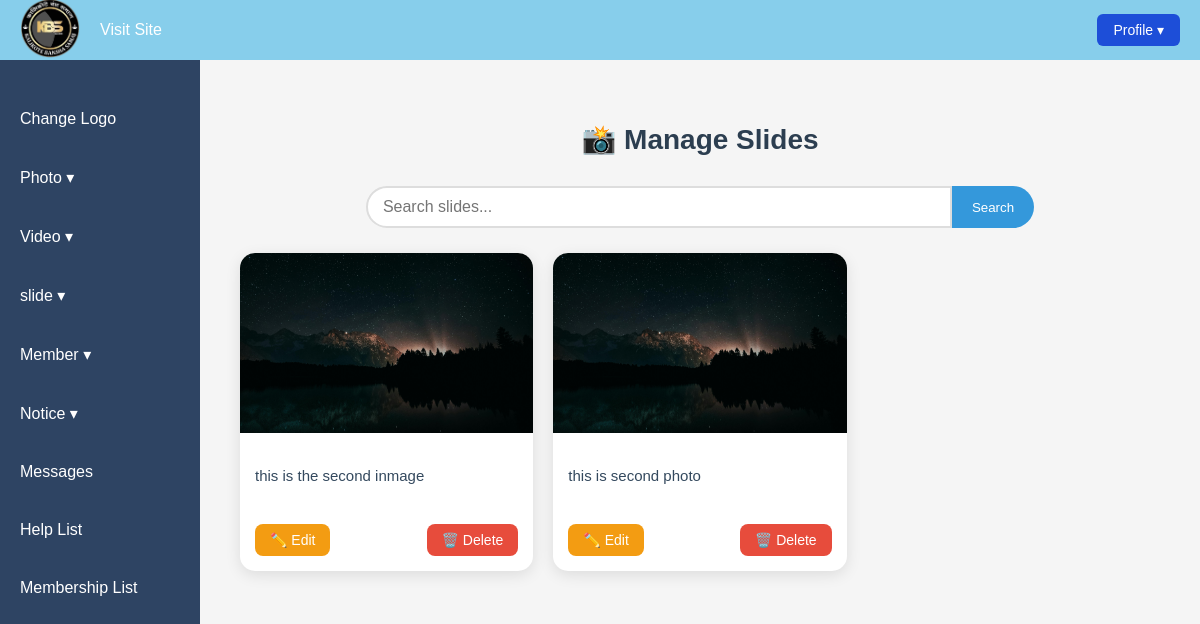
The app's page /manage_slides/ with its own data.
### adminuses/models.py (models this page shows, shortened)
class Logo(models.Model):
    logo = models.ImageField(upload_to='logos/')

class Slide(models.Model):
    image = models.ImageField(upload_to='slides/')
    caption = models.TextField(blank=True, null=True)

### adminuses/views.py (the view)
# urls.py: path('manage_slides/', manage_slides, name='manage_slide'),
def manage_slides(request):
    slides = Slide.objects.all()
    return render(request, 'manage_slides.html', {'slides': slides})

### adminuses/context_processor.py (called while the page is built)
def logo_context(request):
    logo = Logo.objects.first()
    return {'logo': logo}

### templates/manage_slides.html (shortened to what this page needs)
{% extends "base.html" %}
{% block content %}
<div class="slides-container">
    <h2 class="page-title">📸 Manage Slides</h2>
    <form method="get" action="" class="search-bar">
        <input type="text" name="q" class="search-input" placeholder="Search slides..." value="{{ request.GET.q }}">
        <button type="submit" class="search-btn">Search</button>
    </form>
    <div class="card-grid">
        {% for slide in slides %}
        <div class="slide-card">
            {% if slide.image %}
            <img src="{{ slide.image.url }}" alt="Slide image" class="slide-img">
            {% endif %}
            <div class="card-body">
                <p class="slide-caption">{{ slide.caption|default:"No caption" }}</p>
            </div>
            <div class="card-footer">
                <a href="{% url 'edit_slide' slide.id %}" class="btn btn-edit">✏️ Edit</a>
                <a href="{% url 'delete_slide' slide.id %}" class="btn btn-delete">🗑️ Delete</a>
            </div>
        </div>
        {% empty %}
        <p class="no-slides">No slides found.</p>
        {% endfor %}
    </div>
</div>
{% endblock %}

### templates/base.html (shortened to what this page needs)
<!DOCTYPE html>
<html lang="en">
<head>
  {% load static %}
  <link rel="stylesheet" href="{% static 'css/base.css' %}">
</head>
<body>
  <nav class="navbar">
    <div class="nav-left">
      {% if logo %}
        <a href="{% url 'dashboard' %}">
          <img src="{{ logo.logo.url }}" alt="Logo" style="height:60px;">
        </a>
      {% endif %}
      <ul class="nav-menu">
        <li><a href="{% url 'index' %}" target="_blank">Visit Site</a></li>
      </ul>
    </div>
    <div class="profile-dropdown">
      <button class="profile-btn">Profile ▾</button>
    </div>
  </nav>
  <div class="sidebar">
    <ul class="side-menu">
      <li><a href="{% url 'change_logo' %}">Change Logo</a></li>
      <li>
        <a href="#" onclick="toggleSidebarSubMenu('photo-submenu'); return false;">Photo ▾</a>
      </li>
      <li>
        <a href="#" onclick="toggleSidebarSubMenu('video-submenu'); return false;">Video ▾</a>
      </li>
      <li>
        <a href="#" onclick="toggleSidebarSubMenu('slide-submenu'); return false;">slide ▾</a>
      </li>
      <li>
        <a href="#" onclick="toggleSidebarSubMenu('member-submenu'); return false;">Member ▾</a>
      </li>
      <li>
        <a href="#" onclick="toggleSidebarSubMenu('notice-submenu'); return false;">Notice ▾</a>
      </li>
      <li><a href="{% url 'messages' %}">Messages</a></li>
      <li><a href="{% url 'help_list' %}">Help List</a></li>
      <li><a href="{% url 'membership_list' %}">Membership List</a></li>
    </ul>
  </div>
  <div class="main-content">
    {% block content %}{% endblock %}
  </div>
</body>
</html>

### static/css/base.css (style rules this page uses)
body { margin: 0; font-family: Arial, sans-serif; display: flex; min-height: 100vh; }
.navbar { position: fixed; top: 0; left: 0; right: 0; height: 60px; background-color: #87CEEB; display: flex; justify-content: space-between; align-items: center; padding: 0 20px; z-index: 1000; }
.nav-left { display: flex; align-items: center; }
.nav-menu { list-style: none; display: flex; gap: 30px; margin: 0; padding: 0; }
.nav-menu li a { text-decoration: none; color: white; font-weight: 500; padding: 0 20px; transition: color 0.3s; }
.profile-dropdown { position: relative; }
.profile-btn { background-color: #1d4ed8; color: white; border: none; padding: 8px 16px; border-radius: 6px; cursor: pointer; font-size: 14px; }
.sidebar { width: 200px; background-color: #2e4463; padding-top: 80px; flex-shrink: 0; height: 100vh; position: fixed; overflow-y: auto; }
.side-menu { list-style: none; padding: 0; margin: 0; }
.side-menu li { margin: 20px 0; }
.side-menu li a { text-decoration: none; color: white; padding: 10px 20px; display: block; transition: background 0.3s; }
.main-content { margin-left: 200px; padding: 80px 20px 20px 20px; background-color: #f5f5f5; flex-grow: 1; min-height: 100vh; }

### templates/manage_slides.html (style rules this page uses)
.slides-container { max-width: 1200px; margin: 0 auto; padding: 20px; }
.page-title { font-size: 28px; font-weight: bold; text-align: center; margin-bottom: 30px; color: #2c3e50; }
.search-bar { display: flex; justify-content: center; margin-bottom: 25px; }
.search-input { width: 60%; padding: 10px 15px; border: 2px solid #ddd; border-radius: 25px 0 0 25px; outline: none; font-size: 16px; }
.search-btn { padding: 10px 20px; background: #3498db; color: white; border: none; border-radius: 0 25px 25px 0; cursor: pointer; transition: background 0.3s; }
.card-grid { display: grid; grid-template-columns: repeat(auto-fill, minmax(280px, 1fr)); gap: 20px; }
.slide-card { background: #fff; border-radius: 15px; box-shadow: 0px 4px 15px rgba(0, 0, 0, 0.1); overflow: hidden; transition: transform 0.3s; }
.slide-img { width: 100%; height: 180px; object-fit: cover; }
.slide-caption { padding: 15px; font-size: 15px; color: #34495e; }
.card-footer { display: flex; justify-content: space-between; padding: 10px 15px 15px; }
.btn { padding: 8px 15px; border-radius: 8px; text-decoration: none; font-size: 14px; font-weight: 500; transition: 0.3s; }
.btn-edit { background: #f39c12; color: white; }
.btn-delete { background: #e74c3c; color: white; }

### records on screen
Logo: logo (picture)
Slide: image (picture), caption "this is the second inmage"
Slide: image (picture), caption "this is second photo"
